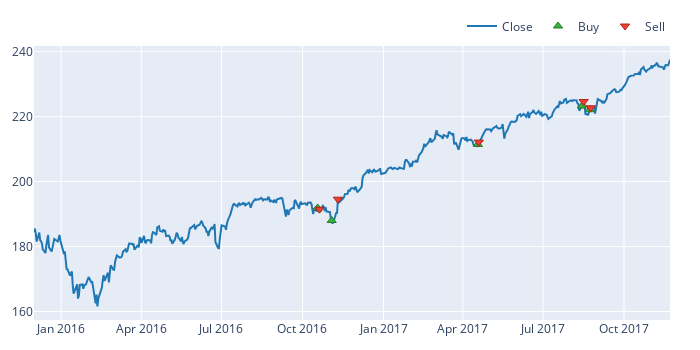

The notebook cell this image was saved under:
### Code cell
orders.plot()

### Figure 1 — Plotly figure (JSON) as saved in the notebook; plotly's stock layout.template omitted (floating-point values rounded to 4 significant figures; data arrays with more than 128 entries replaced by an {"elided": "..."} marker saying what was removed)
{"data": [{"line": {"color": "#1f77b4"}, "name": "Close", "showlegend": true, "x": {"elided": "500 str values"}, "type": "scatter", "uid": "db12f46e-42dc-42b7-876f-ff2fa0990dc9", "y": {"elided": "500 float values"}}, {"customdata": [[0.0, 52.12, 0.0], [2.0, 53.09, 0.0], [4.0, 48.86, 0.0], [6.0, 46.43, 0.0], [8.0, 46.96, 0.0]], "hovertemplate": "Order Id: %{customdata[0]}<br>Timestamp: %{x}<br>Price: %{y}<br>Size: %{customdata[1]:.6f}<br>Fees: %{customdata[2]:.6f}", "marker": {"color": "#37B13F", "line": {"color": "rgb(38,123,44)", "width": 1}, "size": 8, "symbol": "triangle-up"}, "mode": "markers", "name": "Buy", "x": ["2016-10-18T04:00:00+00:00", "2016-11-03T04:00:00+00:00", "2017-04-18T04:00:00+00:00", "2017-08-14T04:00:00+00:00", "2017-08-23T04:00:00+00:00"], "y": [191.8, 188.0, 211.4, 223.2, 222.1], "type": "scatter", "uid": "9f7bf821-1ab6-45a4-9e5e-8ade5f1eeb12"}, {"customdata": [[1.0, 52.12, 0.0], [3.0, 53.09, 0.0], [5.0, 48.86, 0.0], [7.0, 46.43, 0.0], [9.0, 46.96, 0.0]], "hovertemplate": "Order Id: %{customdata[0]}<br>Timestamp: %{x}<br>Price: %{y}<br>Size: %{customdata[1]:.6f}<br>Fees: %{customdata[2]:.6f}", "marker": {"color": "#EA4335", "line": {"color": "rgb(181,31,18)", "width": 1}, "size": 8, "symbol": "triangle-down"}, "mode": "markers", "name": "Sell", "x": ["2016-10-20T04:00:00+00:00", "2016-11-10T05:00:00+00:00", "2017-04-19T04:00:00+00:00", "2017-08-16T04:00:00+00:00", "2017-08-24T04:00:00+00:00"], "y": [191.5, 194.6, 212.2, 224.6, 222.7], "type": "scatter", "uid": "cffb02eb-dec2-4ad7-97b3-99958510b95a"}], "layout": {"margin": {"t": 30, "b": 30, "l": 30, "r": 30}, "legend": {"orientation": "h", "yanchor": "bottom", "y": 1.02, "xanchor": "right", "x": 1, "traceorder": "normal"}, "width": 700, "height": 350}}
